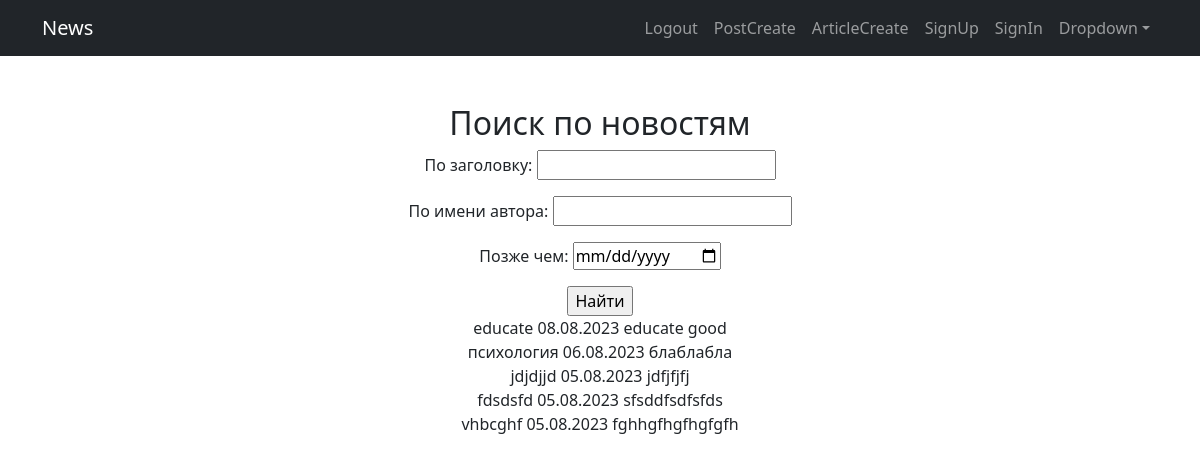
The app's page /posts/search/ (signed in), older data.
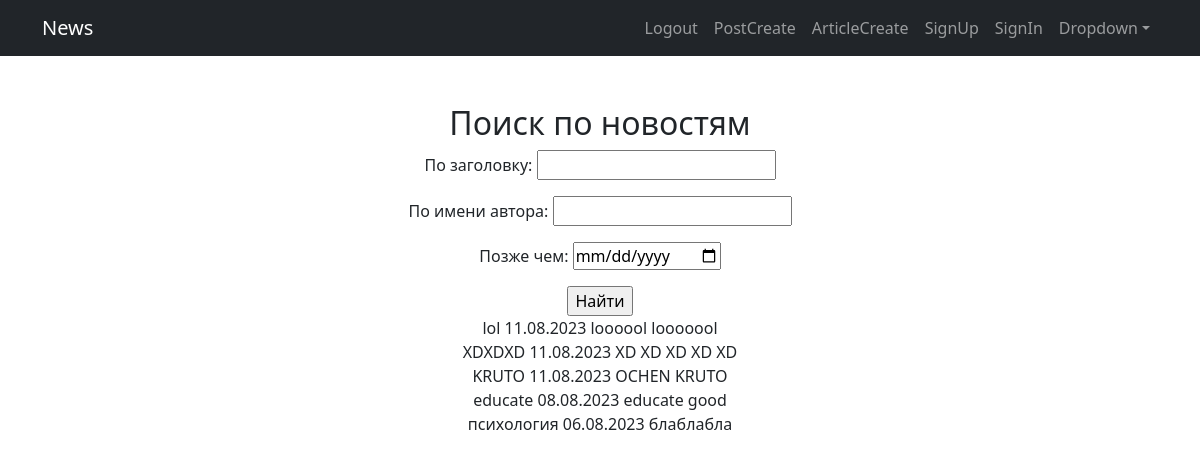
The same page, newer data.
### news/models.py (models this page shows, shortened)
class Post(models.Model):
    post_author = models.ForeignKey(Author, on_delete=models.CASCADE)
    post_category = models.ManyToManyField(Category, through='PostCategory')
    article = 'A'
    news = 'N'
    POSITIONS = [
        (article, 'Статья'),
        (news, 'Новость'),
    ]
    category = models.CharField(max_length=1, choices=POSITIONS, default=news)
    date_created = models.DateField(auto_now_add=True)
    title = models.CharField(max_length=50)
    content = models.TextField()
    post_rate = models.IntegerField(default=0)

### news/views.py (the view)
# urls.py: path('search/', NewsSearch.as_view(), name='post_search'),
class NewsSearch(LoginRequiredMixin, ListView):
    model = Post
    template_name = 'post_search.html'
    context_object_name = 'post_search'
    ordering = ['-date_created']
    paginate_by = 5
    def get_queryset(self):
        queryset = super().get_queryset()
        self.filterset = PostFilter(self.request.GET, queryset)
        return self.filterset.qs
    def get_context_data(self, **kwargs):
        context = super().get_context_data(**kwargs)
        context['filterset'] = self.filterset
        return context

### templates/post_search.html (shortened to what this page needs)
{% extends 'flatpages/default.html' %}
{% block content %}
    <h2>Поиск по новостям</h2>
    <form action="" method="get">
        {{ filterset.form.as_p }}
        <input type="submit" value="Найти"/>
    </form>
    {% for post in post_search %}
     <div>
     {{ post.title }}
     {{ post.date_created|date:'d.m.Y' }}
     {{ post.content|truncatechars:20 }}
     </div>
    {% endfor %}
{% endblock content %}

Row changes from the older to the newer data that the page shows:
no longer on this page (row unchanged): Post: title "jdjdjjd", date_created "05.08.2023", content "jdfjfjfj"
no longer on this page (row unchanged): Post: title "fdsdsfd", date_created "05.08.2023", content "sfsddfsdfsfds"
no longer on this page (row unchanged): Post: title "vhbcghf", date_created "05.08.2023", content "fghhgfhgfhgfgfh"
added Post: title "lol", date_created "11.08.2023", content "loooool looooool"
added Post: title "XDXDXD", date_created "11.08.2023", content "XD XD XD XD XD"
added Post: title "KRUTO", date_created "11.08.2023", content "OCHEN KRUTO"
